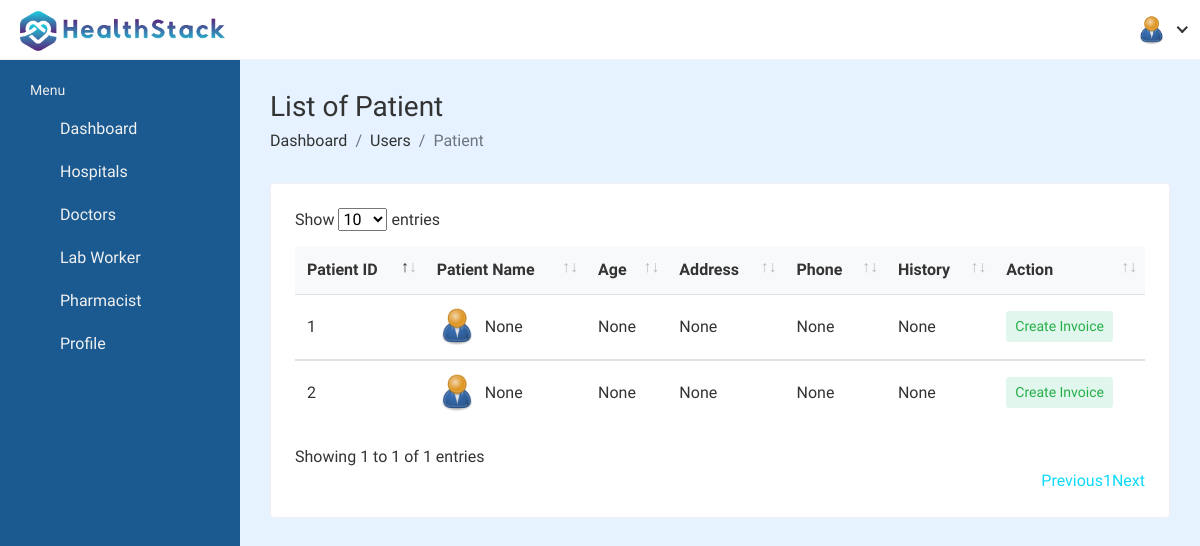
Screenshot of /hospital_admin/patient-list/ (signed in) with the database file from the repository.
### hospital_admin/models.py (models this page shows, shortened)
class Admin_Information(models.Model):
    ADMIN_TYPE = (
        ('hospital', 'hospital'),
        ('laboratory', 'laboratory'),
        ('pharmacy', 'pharmacy'),
    )
    admin_id = models.AutoField(primary_key=True, editable=False)
    user = models.OneToOneField(User, on_delete=models.CASCADE, null=True, blank=True, related_name='hospital_admin')
    username = models.CharField(null=True, blank=True, max_length=200)
    name = models.CharField(max_length=200, null=True, blank=True)
    featured_image = models.ImageField(upload_to='admin/', default='admin/user-default.png', null=True, blank=True)
    phone_number = models.IntegerField(null=True, blank=True)
    email = models.CharField(max_length=200, null=True, blank=True)
    role = models.CharField(max_length=200, choices=ADMIN_TYPE, null=True, blank=True)
    hospital = models.ForeignKey(Hospital_Information, on_delete=models.SET_NULL, null=True, blank=True)

### hospital/models.py (models this page shows, shortened)
class Patient(models.Model):
    patient_id = models.AutoField(primary_key=True)
    user = models.OneToOneField(User, on_delete=models.CASCADE, null=True, blank=True, related_name='patient')
    name = models.CharField(max_length=200, null=True, blank=True)
    username = models.CharField(max_length=200, null=True, blank=True)
    age = models.IntegerField(null=True, blank=True)
    email = models.EmailField(max_length=200, null=True, blank=True)
    phone_number = models.IntegerField(null=True, blank=True)
    address = models.CharField(max_length=200, null=True, blank=True)
    featured_image = models.ImageField(upload_to='patients/', default='patients/user-default.png', null=True, blank=True)
    blood_group = models.CharField(max_length=200, null=True, blank=True)
    history = models.CharField(max_length=200, null=True, blank=True)
    dob = models.CharField(max_length=200, null=True, blank=True)
    nid = models.CharField(max_length=200, null=True, blank=True)
    serial_number = models.CharField(max_length=200, null=True, blank=True)
    login_status = models.CharField(max_length=200, null=True, blank=True, default="offline")

### hospital_admin/views.py (the view)
# urls.py: path('patient-list/',views.patient_list, name='patient-list'),
@csrf_exempt
@login_required(login_url='admin_login')
def patient_list(request):
    if request.user.is_hospital_admin:
        user = Admin_Information.objects.get(user=request.user)
    patients = Patient.objects.all()
    return render(request, 'hospital_admin/patient-list.html', {'all': patients, 'admin': user})

### templates/hospital_admin/patient-list.html (shortened to what this page needs)
{%load static%}
<!DOCTYPE html>
<html lang="en">
<head>
        <link rel="stylesheet" href="{% static 'HealthStack-System/css/admin/bootstrap.min.css'%}">
        <link rel="stylesheet" href="{% static 'HealthStack-System/css/admin/font-awesome.min.css'%}">
        <link rel="stylesheet" href="{% static 'HealthStack-System/admin_assets/css/feathericon.min.css'%}">
		<link rel="stylesheet" href="{% static 'HealthStack-System/plugins/admin/datatables/datatables.min.css'%}">
        <link rel="stylesheet" href="{% static 'HealthStack-System/css/admin/style.css'%}">
    </head>
    <body>
        <div class="main-wrapper">
            <div class="header">
				<div class="main-wrapper">
					<header class="header">{% include 'hospital_admin/hospital-admin-navbar.html' %}</header>
			<aside class="sidebar" id="sidebar">
				{% include 'hospital_admin/hospital-admin-sidebar.html' %} </aside>
            <div class="page-wrapper">
                <div class="content container-fluid">
					<div class="page-header">
						<div class="row">
							<div class="col-sm-12">
								<h3 class="page-title">List of Patient</h3>
								<ul class="breadcrumb">
									<li class="breadcrumb-item"><a href="index.html">Dashboard</a></li>
									<li class="breadcrumb-item"><a href="javascript:(0);">Users</a></li>
									<li class="breadcrumb-item active">Patient</li>
								</ul>
							</div>
						</div>
					</div>
					<div class="row">
						<div class="col-sm-12">
							<div class="card">
								<div class="card-body">
									<div class="table-responsive">
										<div class="table-responsive">
										<table class="datatable table table-hover table-center mb-0">
											<thead>
												<tr>
													<th>Patient ID</th>
													<th>Patient Name</th>
													<th>Age</th>
													<th>Address</th>
													<th>Phone</th>
													<th>History</th>
													<th>Action       </th>
												</tr>
											</thead>
											<tbody>
												{%for patient in all%}
												<tr>
													<td>{{patient.patient_id}}</td>
													<td>
														<h2 class="table-avatar">
															<a href="profile.html" class="avatar avatar-sm mr-2"><img class="avatar-img rounded-circle" src="{{patient.featured_image.url}}" alt="User Image"></a>
															<a href="profile.html">{{patient.name}} </a>
														</h2>
													</td>
													<td>{{patient.age}}</td>
													<td>{{patient.address}}</td>
													<td>{{patient.phone_number}}</td>
													<td>{{patient.history}}</td>
													<td>
													<div class="table-action">
														<a
														  href="{% url 'create-invoice' pk=patient.patient_id %}"
														  class="btn btn-sm bg-success-light"
														>
														   Create Invoice
														</a>
													  </div>
													</td>
												</tr>
											</tbody>
											{% endfor %}
										</table>
									</div>
									</div>
								</div>
							</div>
						</div>
					</div>
				</div>
			</div>
        </div>
    </body>
</html>

### templates/hospital_admin/hospital-admin-navbar.html (shortened to what this page needs)
{% load static %}
    <div class="header-left">
        <a href="{% url 'admin-dashboard' %}" class="logo">
            <img src="{% static 'HealthStack-System/images/Normal/logo.jpg' %}" alt="Logo">
        </a>
    </div>
    <a href="javascript:void(0);" id="toggle_btn">
        <i class="fe fe-text-align-left"></i>
    </a>
    <ul class="nav user-menu">
        <li class="nav-item dropdown has-arrow">
            <a href="#" class="dropdown-toggle nav-link" data-toggle="dropdown">
                <span class="user-img"><img class="rounded-circle" src="{{admin.featured_image.url}}" width="31" alt="{{admin.name}}"></span>
            </a>
        </li>
    </ul>

### rows the page displays
Admin_Information: featured_image (placeholder picture)
Patient: patient_id "1", featured_image (placeholder picture), name "None", age "None", address "None", phone_number "None", history "None"
Patient: patient_id "2", featured_image (placeholder picture), name "None", age "None", address "None", phone_number "None", history "None"
